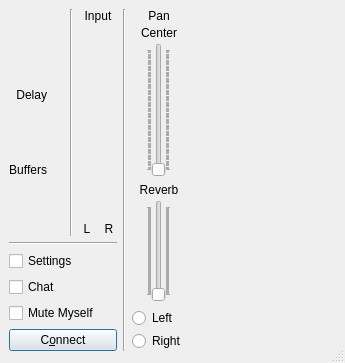
<?xml version="1.0" encoding="UTF-8"?>
<ui version="4.0">
 <class>CClientDlgBase</class>
 <widget class="QDialog" name="CClientDlgBase">
  <property name="geometry">
   <rect>
    <x>0</x>
    <y>0</y>
    <width>345</width>
    <height>363</height>
   </rect>
  </property>
  <property name="windowTitle">
   <string/>
  </property>
  <property name="styleSheet">
   <string/>
  </property>
  <property name="sizeGripEnabled">
   <bool>true</bool>
  </property>
  <layout class="QHBoxLayout">
   <property name="leftMargin">
    <number>0</number>
   </property>
   <property name="topMargin">
    <number>0</number>
   </property>
   <property name="rightMargin">
    <number>3</number>
   </property>
   <property name="bottomMargin">
    <number>3</number>
   </property>
   <item>
    <widget class="QFrame" name="backgroundFrame">
     <property name="minimumSize">
      <size>
       <width>0</width>
       <height>0</height>
      </size>
     </property>
     <property name="frameShape">
      <enum>QFrame::NoFrame</enum>
     </property>
     <property name="frameShadow">
      <enum>QFrame::Plain</enum>
     </property>
     <layout class="QHBoxLayout">
      <item>
       <layout class="QVBoxLayout">
        <item>
         <layout class="QHBoxLayout">
          <item>
           <layout class="QVBoxLayout">
            <property name="spacing">
             <number>3</number>
            </property>
            <item>
             <layout class="QHBoxLayout">
              <item>
               <spacer>
                <property name="orientation">
                 <enum>Qt::Horizontal</enum>
                </property>
                <property name="sizeType">
                 <enum>QSizePolicy::Minimum</enum>
                </property>
                <property name="sizeHint" stdset="0">
                 <size>
                  <width>40</width>
                  <height>20</height>
                 </size>
                </property>
               </spacer>
              </item>
             </layout>
            </item>
            <item>
             <spacer>
              <property name="orientation">
               <enum>Qt::Vertical</enum>
              </property>
              <property name="sizeHint" stdset="0">
               <size>
                <width>10</width>
                <height>0</height>
               </size>
              </property>
             </spacer>
            </item>
            <item>
             <layout class="QHBoxLayout">
              <item>
               <widget class="QLabel" name="lblDelay">
                <property name="text">
                 <string>Delay</string>
                </property>
                <property name="alignment">
                 <set>Qt::AlignRight|Qt::AlignTrailing|Qt::AlignVCenter</set>
                </property>
                <property name="wordWrap">
                 <bool>false</bool>
                </property>
               </widget>
              </item>
              <item>
               <widget class="CMultiColorLED" name="ledDelay" native="true">
                <property name="sizePolicy">
                 <sizepolicy hsizetype="Fixed" vsizetype="Fixed">
                  <horstretch>0</horstretch>
                  <verstretch>0</verstretch>
                 </sizepolicy>
                </property>
                <property name="minimumSize">
                 <size>
                  <width>14</width>
                  <height>14</height>
                 </size>
                </property>
                <property name="maximumSize">
                 <size>
                  <width>14</width>
                  <height>14</height>
                 </size>
                </property>
               </widget>
              </item>
             </layout>
            </item>
            <item>
             <spacer>
              <property name="orientation">
               <enum>Qt::Vertical</enum>
              </property>
              <property name="sizeHint" stdset="0">
               <size>
                <width>10</width>
                <height>0</height>
               </size>
              </property>
             </spacer>
            </item>
            <item>
             <layout class="QHBoxLayout">
              <item>
               <widget class="QLabel" name="lblBuffers">
                <property name="text">
                 <string>Buffers</string>
                </property>
                <property name="alignment">
                 <set>Qt::AlignRight|Qt::AlignTrailing|Qt::AlignVCenter</set>
                </property>
                <property name="wordWrap">
                 <bool>false</bool>
                </property>
               </widget>
              </item>
              <item>
               <widget class="CMultiColorLED" name="ledBuffers" native="true">
                <property name="sizePolicy">
                 <sizepolicy hsizetype="Fixed" vsizetype="Fixed">
                  <horstretch>0</horstretch>
                  <verstretch>0</verstretch>
                 </sizepolicy>
                </property>
                <property name="minimumSize">
                 <size>
                  <width>14</width>
                  <height>14</height>
                 </size>
                </property>
                <property name="maximumSize">
                 <size>
                  <width>14</width>
                  <height>14</height>
                 </size>
                </property>
               </widget>
              </item>
             </layout>
            </item>
            <item>
             <spacer>
              <property name="orientation">
               <enum>Qt::Vertical</enum>
              </property>
              <property name="sizeHint" stdset="0">
               <size>
                <width>10</width>
                <height>0</height>
               </size>
              </property>
             </spacer>
            </item>
           </layout>
          </item>
          <item>
           <widget class="Line" name="lineMeter">
            <property name="orientation">
             <enum>Qt::Vertical</enum>
            </property>
           </widget>
          </item>
          <item>
           <layout class="QVBoxLayout">
            <item>
             <widget class="QLabel" name="lblInputLEDMeter">
              <property name="text">
               <string>Input</string>
              </property>
              <property name="alignment">
               <set>Qt::AlignCenter</set>
              </property>
             </widget>
            </item>
            <item>
             <layout class="QHBoxLayout">
              <item>
               <widget class="CMultiColorLEDBar" name="lbrInputLevelL" native="true">
                <property name="sizePolicy">
                 <sizepolicy hsizetype="Fixed" vsizetype="Expanding">
                  <horstretch>0</horstretch>
                  <verstretch>0</verstretch>
                 </sizepolicy>
                </property>
                <property name="minimumSize">
                 <size>
                  <width>16</width>
                  <height>88</height>
                 </size>
                </property>
               </widget>
              </item>
              <item>
               <widget class="CMultiColorLEDBar" name="lbrInputLevelR" native="true">
                <property name="sizePolicy">
                 <sizepolicy hsizetype="Fixed" vsizetype="Expanding">
                  <horstretch>0</horstretch>
                  <verstretch>0</verstretch>
                 </sizepolicy>
                </property>
                <property name="minimumSize">
                 <size>
                  <width>16</width>
                  <height>88</height>
                 </size>
                </property>
               </widget>
              </item>
             </layout>
            </item>
            <item>
             <layout class="QHBoxLayout">
              <item>
               <widget class="QLabel" name="lblLevelMeterLeft">
                <property name="text">
                 <string>L</string>
                </property>
                <property name="alignment">
                 <set>Qt::AlignCenter</set>
                </property>
               </widget>
              </item>
              <item>
               <widget class="QLabel" name="lblLevelMeterRight">
                <property name="text">
                 <string>R</string>
                </property>
                <property name="alignment">
                 <set>Qt::AlignCenter</set>
                </property>
               </widget>
              </item>
             </layout>
            </item>
           </layout>
          </item>
          <item>
           <spacer>
            <property name="orientation">
             <enum>Qt::Horizontal</enum>
            </property>
            <property name="sizeType">
             <enum>QSizePolicy::Minimum</enum>
            </property>
            <property name="sizeHint" stdset="0">
             <size>
              <width>0</width>
              <height>20</height>
             </size>
            </property>
           </spacer>
          </item>
         </layout>
        </item>
        <item>
         <widget class="Line" name="lineUpperLowerLeft">
          <property name="orientation">
           <enum>Qt::Horizontal</enum>
          </property>
         </widget>
        </item>
        <item>
         <widget class="QCheckBox" name="chbSettings">
          <property name="text">
           <string>Settings</string>
          </property>
         </widget>
        </item>
        <item>
         <widget class="QCheckBox" name="chbChat">
          <property name="text">
           <string>Chat</string>
          </property>
         </widget>
        </item>
        <item>
         <widget class="QCheckBox" name="chbLocalMute">
          <property name="text">
           <string>Mute Myself</string>
          </property>
         </widget>
        </item>
        <item>
         <widget class="QPushButton" name="butConnect">
          <property name="text">
           <string>C&amp;onnect</string>
          </property>
          <property name="default">
           <bool>true</bool>
          </property>
         </widget>
        </item>
       </layout>
      </item>
      <item>
       <widget class="Line" name="linePanReverb">
        <property name="orientation">
         <enum>Qt::Vertical</enum>
        </property>
       </widget>
      </item>
      <item>
       <layout class="QVBoxLayout">
        <item>
         <layout class="QVBoxLayout">
          <property name="spacing">
           <number>3</number>
          </property>
          <item>
           <widget class="QLabel" name="lblAudioPan">
            <property name="text">
             <string>Pan</string>
            </property>
            <property name="alignment">
             <set>Qt::AlignCenter</set>
            </property>
           </widget>
          </item>
          <item>
           <widget class="QLabel" name="lblAudioPanValue">
            <property name="minimumSize">
             <size>
              <width>50</width>
              <height>0</height>
             </size>
            </property>
            <property name="text">
             <string>Center</string>
            </property>
            <property name="alignment">
             <set>Qt::AlignCenter</set>
            </property>
            <property name="wordWrap">
             <bool>false</bool>
            </property>
           </widget>
          </item>
          <item>
           <layout class="QHBoxLayout">
            <item>
             <spacer>
              <property name="orientation">
               <enum>Qt::Horizontal</enum>
              </property>
              <property name="sizeType">
               <enum>QSizePolicy::Minimum</enum>
              </property>
              <property name="sizeHint" stdset="0">
               <size>
                <width>0</width>
                <height>20</height>
               </size>
              </property>
             </spacer>
            </item>
            <item>
             <widget class="QSlider" name="sldAudioPan">
              <property name="styleSheet">
               <string/>
              </property>
              <property name="pageStep">
               <number>1</number>
              </property>
              <property name="orientation">
               <enum>Qt::Vertical</enum>
              </property>
              <property name="tickPosition">
               <enum>QSlider::TicksBothSides</enum>
              </property>
             </widget>
            </item>
            <item>
             <spacer>
              <property name="orientation">
               <enum>Qt::Horizontal</enum>
              </property>
              <property name="sizeType">
               <enum>QSizePolicy::Minimum</enum>
              </property>
              <property name="sizeHint" stdset="0">
               <size>
                <width>0</width>
                <height>20</height>
               </size>
              </property>
             </spacer>
            </item>
           </layout>
          </item>
         </layout>
        </item>
        <item>
         <layout class="QVBoxLayout">
          <item>
           <layout class="QVBoxLayout">
            <property name="spacing">
             <number>3</number>
            </property>
            <item>
             <widget class="QLabel" name="lblAudioReverb">
              <property name="text">
               <string>Reverb</string>
              </property>
              <property name="alignment">
               <set>Qt::AlignCenter</set>
              </property>
             </widget>
            </item>
            <item>
             <layout class="QHBoxLayout">
              <item>
               <spacer>
                <property name="orientation">
                 <enum>Qt::Horizontal</enum>
                </property>
                <property name="sizeType">
                 <enum>QSizePolicy::Minimum</enum>
                </property>
                <property name="sizeHint" stdset="0">
                 <size>
                  <width>0</width>
                  <height>20</height>
                 </size>
                </property>
               </spacer>
              </item>
              <item>
               <widget class="QSlider" name="sldAudioReverb">
                <property name="pageStep">
                 <number>1</number>
                </property>
                <property name="orientation">
                 <enum>Qt::Vertical</enum>
                </property>
                <property name="tickPosition">
                 <enum>QSlider::TicksBothSides</enum>
                </property>
               </widget>
              </item>
              <item>
               <spacer>
                <property name="orientation">
                 <enum>Qt::Horizontal</enum>
                </property>
                <property name="sizeType">
                 <enum>QSizePolicy::Minimum</enum>
                </property>
                <property name="sizeHint" stdset="0">
                 <size>
                  <width>0</width>
                  <height>20</height>
                 </size>
                </property>
               </spacer>
              </item>
             </layout>
            </item>
           </layout>
          </item>
          <item>
           <layout class="QVBoxLayout">
            <property name="spacing">
             <number>3</number>
            </property>
            <item>
             <widget class="QRadioButton" name="rbtReverbSelL">
              <property name="text">
               <string>Left</string>
              </property>
             </widget>
            </item>
            <item>
             <widget class="QRadioButton" name="rbtReverbSelR">
              <property name="text">
               <string>Right</string>
              </property>
             </widget>
            </item>
           </layout>
          </item>
         </layout>
        </item>
       </layout>
      </item>
      <item>
       <widget class="CAudioMixerBoard" name="MainMixerBoard" native="true">
        <property name="sizePolicy">
         <sizepolicy hsizetype="Expanding" vsizetype="Preferred">
          <horstretch>0</horstretch>
          <verstretch>0</verstretch>
         </sizepolicy>
        </property>
       </widget>
      </item>
     </layout>
    </widget>
   </item>
  </layout>
 </widget>
 <customwidgets>
  <customwidget>
   <class>CMultiColorLED</class>
   <extends>QWidget</extends>
   <header>multicolorled.h</header>
  </customwidget>
  <customwidget>
   <class>CAudioMixerBoard</class>
   <extends>QWidget</extends>
   <header>audiomixerboard.h</header>
  </customwidget>
  <customwidget>
   <class>CMultiColorLEDBar</class>
   <extends>QWidget</extends>
   <header>multicolorledbar.h</header>
   <container>1</container>
  </customwidget>
 </customwidgets>
 <tabstops>
  <tabstop>butConnect</tabstop>
  <tabstop>chbSettings</tabstop>
  <tabstop>chbChat</tabstop>
  <tabstop>chbLocalMute</tabstop>
  <tabstop>sldAudioPan</tabstop>
  <tabstop>sldAudioReverb</tabstop>
  <tabstop>rbtReverbSelL</tabstop>
  <tabstop>rbtReverbSelR</tabstop>
 </tabstops>
 <resources/>
 <connections/>
</ui>
